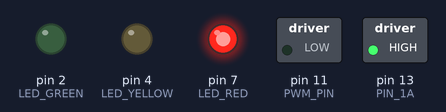
Bench run of a sketch on a simulated Arduino Uno, built with avr-gcc and run on an emulated ATmega328P. Shown: switched loads named in the sketch (green lamp = pin HIGH), output pins drawn as LEDs (lit = HIGH). What the sketch prints to the serial monitor is not drawn.

Above: at 0.05 s.
At 2.25 s:
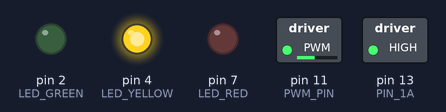
At 4.55 s:
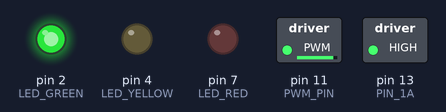
At 9.05 s:
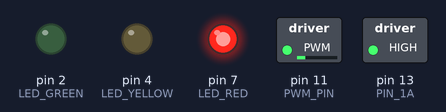
At 14.95 s:
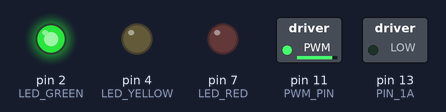
At 20.95 s:
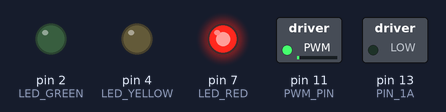
Timing chart, 0 to 27.3 s (numbered marks = the images above):
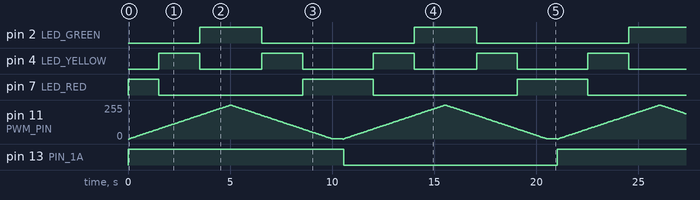

Measured:
- by itself, pin 2 (LED_GREEN): alternates HIGH for 3.1 s and LOW for 7.5 s
- by itself, pin 4 (LED_YELLOW): alternates HIGH for 2.0 s and LOW for 3.1 s
- by itself, pin 7 (LED_RED): repeats every 10.5 s: LOW 7.1 s, HIGH 3.5 s
- by itself, pin 13 (PIN_1A): alternates HIGH for 10.6 s and LOW for 10.5 s

The sketch:

Motor_Speed_Demo.ino
```cpp
// C++ code
// Nathan Fikes

//Establishing Globals.

//LED controlling Pins.
int LED_RED = 7;
int LED_YELLOW = 4;
int LED_GREEN = 2;

//Motor Controlling Pins on H-Bridge.
int PIN_1A = 13;
int PIN_2A = 12;
int PWM_PIN = 11;

//Program Slowness
int DELAY_MS = 50;

void setup()
{
  // Set the BAUD here for the channel you want to communicate on.
  Serial.begin(115200);

  //When setting things up, be sure to add completion strings
  //to print into the serial monitor.
  pinMode(LED_RED, OUTPUT);
  pinMode(LED_YELLOW, OUTPUT);
  pinMode(LED_GREEN, OUTPUT);
  Serial.print("LED's Ready\n");

  pinMode(PIN_1A, OUTPUT);
  pinMode(PIN_1A, OUTPUT);
  pinMode(PWM_PIN, OUTPUT);
  Serial.print("Motor Ready\n");
}

void light_decider(int speed_percentage)
{
  if (speed_percentage < 30)
  {
  	digitalWrite(LED_RED, HIGH);
    digitalWrite(LED_YELLOW, LOW);
    digitalWrite(LED_GREEN, LOW);
  }
  else if (speed_percentage < 70)
  {
    digitalWrite(LED_RED, LOW);
    digitalWrite(LED_YELLOW, HIGH);
    digitalWrite(LED_GREEN, LOW);
  }
  else
  {
  	digitalWrite(LED_RED, LOW);
    digitalWrite(LED_YELLOW, LOW);
    digitalWrite(LED_GREEN, HIGH);
  }
}

void motor_speed(int speed_percentage)
{
  light_decider(abs(speed_percentage));

  if (0 > speed_percentage)
  {
  	digitalWrite(PIN_1A, LOW);
  	digitalWrite(PIN_2A, HIGH);
  }
  else
  {
  	digitalWrite(PIN_1A, HIGH);
  	digitalWrite(PIN_2A, LOW);
  }
  analogWrite(PWM_PIN, round(2.55*abs(speed_percentage)));
}

void loop()
{
  for (int j = 0; j < 100; j++)
  {
    motor_speed(j);
    delay(DELAY_MS);
  }
  for (int i = 100; i > 0; i--)
  {
    motor_speed(i);
    delay(DELAY_MS);
  }

  delay(500);

  for (int k = 0; k > -100; k--)
  {
    motor_speed(k);
    delay(DELAY_MS);
  }
  for (int w = -100; w < 0; w++)
  {
    motor_speed(w);
    delay(DELAY_MS);
  }

  delay(500);
}
```
